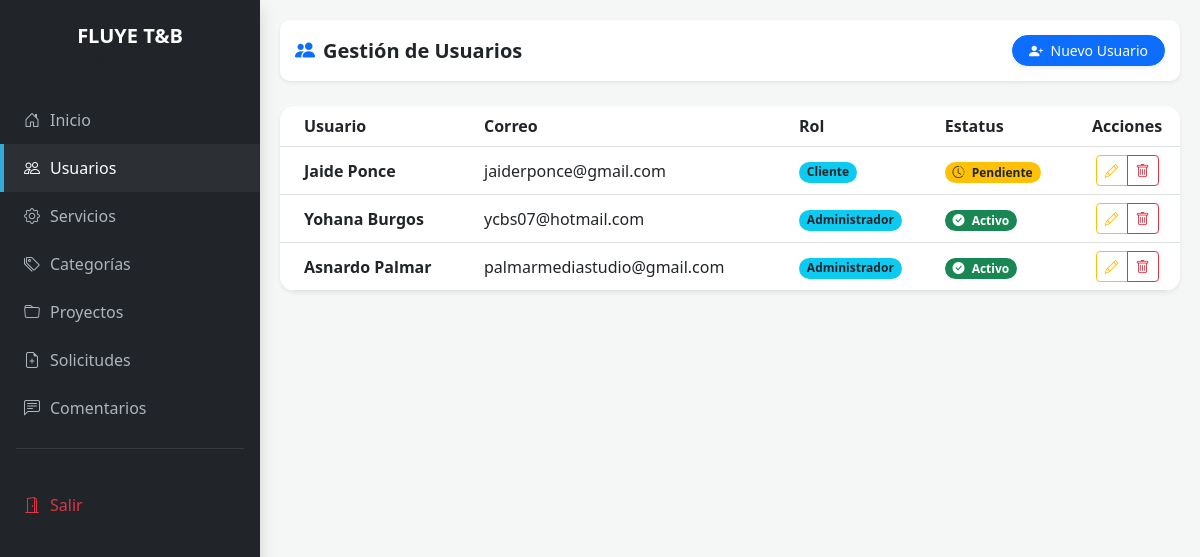
Screenshot of /usuarios.php?err=noid (signed in) with the database file from the repository.
### tables this page shows
CREATE TABLE `Usuario` (
  `id_usuario` int NOT NULL,
  `nombre_usuario` varchar(100) DEFAULT NULL,
  `cedula` varchar(20) DEFAULT NULL,
  `correo` varchar(100) DEFAULT NULL,
  `password` varchar(255) DEFAULT NULL,
  `id_empresa` int DEFAULT NULL,
  `token_verificacion` varchar(255) DEFAULT NULL,
  `cuenta_activa` tinyint(1) DEFAULT '0'
);

CREATE TABLE `Roles` (
  `id_rol` int NOT NULL,
  `nombre_rol` varchar(50) DEFAULT NULL,
  `descripcion_rol` varchar(255) DEFAULT NULL
);

### usuarios.php (the view, shortened to what this page needs)
<?php
require_once 'conexion.php';
$sql = "SELECT u.id_usuario, u.nombre_usuario, u.correo, u.cuenta_activa, r.nombre_rol
        FROM Usuario u
        LEFT JOIN R_R_U rru ON u.id_usuario = rru.id_usuario
        LEFT JOIN Roles r ON rru.id_rol = r.id_rol
        ORDER BY u.id_usuario DESC";
$usuarios = $pdo->query($sql)->fetchAll();
?>
<!DOCTYPE html>
<html lang="es">
<head>
    <link href="https://cdn.jsdelivr.net/npm/bootstrap@5.3.0/dist/css/bootstrap.min.css" rel="stylesheet">
    <link rel="stylesheet" href="https://cdn.jsdelivr.net/npm/bootstrap-icons@1.11.0/font/bootstrap-icons.css">
</head>
<body>
<div class="d-flex">
    <?php include 'sidebar.php'; ?>
    <div class="main-content">
        <div class="top-nav d-flex justify-content-between align-items-center shadow-sm">
            <div class="d-flex align-items-center gap-3">
                <h5 class="mb-0 fw-bold">
                    <i class="bi bi-people-fill text-primary me-2"></i>Gestión de Usuarios
                </h5>
            </div>
            <a href="registro_admin.php" class="btn btn-primary btn-sm rounded-pill px-3 shadow-sm">
                <i class="bi bi-person-plus-fill me-1"></i>
                <span class="d-none d-sm-inline">Nuevo Usuario</span>
            </a>
        </div>
        <div class="card table-card shadow-sm">
            <div class="table-responsive">
                <table class="table table-hover align-middle mb-0">
                    <thead class="bg-light">
                        <tr>
                            <th class="ps-4">Usuario</th>
                            <th>Correo</th>
                            <th>Rol</th>
                            <th>Estatus</th>
                            <th class="text-center">Acciones</th>
                        </tr>
                    </thead>
                    <tbody>
                        <?php foreach($usuarios as $u): ?>
                        <tr>
                            <td class="ps-4"><strong><?php echo htmlspecialchars($u['nombre_usuario']); ?></strong></td>
                            <td><?php echo htmlspecialchars($u['correo']); ?></td>
                            <td><span class="badge bg-info text-dark rounded-pill"><?php echo $u['nombre_rol'] ?? 'Sin Rol'; ?></span></td>
                            <td>
                                <?php if($u['cuenta_activa'] == 1): ?>
                                    <span class="badge bg-success rounded-pill">
                                        <i class="bi bi-check-circle-fill me-1"></i> Activo
                                    </span>
                                <?php else: ?>
                                    <span class="badge bg-warning text-dark rounded-pill">
                                        <i class="bi bi-clock-history me-1"></i> Pendiente
                                    </span>
                                <?php endif; ?>
                            </td>
                            <td class="text-center">
                                <div class="btn-group">
                                    <a href="editar_usuario.php?id=<?php echo $u['id_usuario']; ?>" class="btn btn-sm btn-outline-warning"><i class="bi bi-pencil"></i></a>
                                    <a href="usuarios.php?eliminar=<?php echo $u['id_usuario']; ?>" class="btn btn-sm btn-outline-danger" onclick="return confirm('¿Estás seguro de eliminar este usuario?');"><i class="bi bi-trash"></i></a>
                                </div>
                            </td>
                        </tr>
                        <?php endforeach; ?>
                    </tbody>
                </table>
            </div>
        </div>
    </div>
</div>
</body>
</html>

### usuarios.php (style rules this page uses)
body { background-color: #f4f7f6; min-height: 100vh; margin: 0; }
.main-content { flex: 1; padding: 20px; transition: all 0.3s; min-width: 0; }
.top-nav { background: white; padding: 15px; border-radius: 10px; box-shadow: 0 2px 5px rgba(0,0,0,0.05); margin-bottom: 25px; }
.table-card { border: none; border-radius: 15px; background: white; overflow: hidden; }

### rows the page displays
usuario: nombre_usuario "Jaide Ponce", correo "jaiderponce@gmail.com", roles.nombre_rol "Cliente", cuenta_activa 0 (drawn)
usuario: nombre_usuario "Yohana Burgos", correo "ycbs07@hotmail.com", roles.nombre_rol "Administrador", cuenta_activa 1 (drawn)
usuario: nombre_usuario "Asnardo Palmar", correo "palmarmediastudio@gmail.com", roles.nombre_rol "Administrador", cuenta_activa 1 (drawn)
